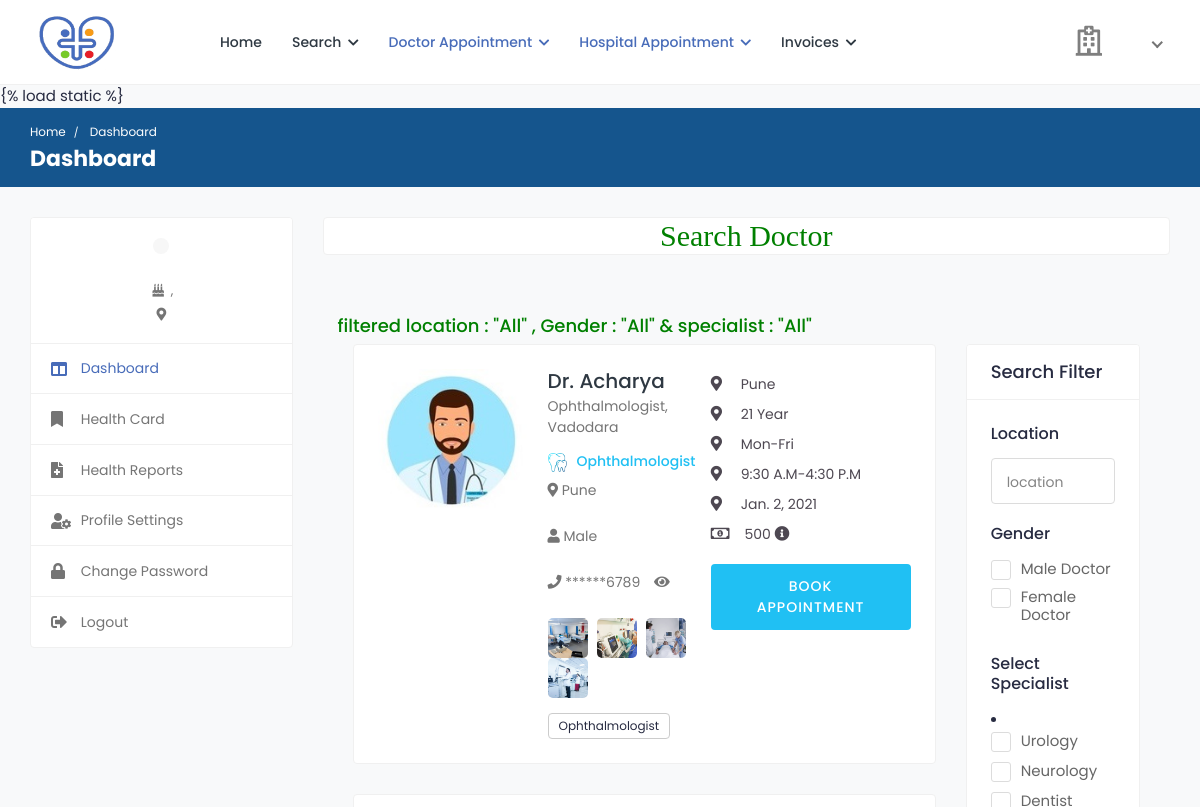
Before: /search_doctor (upper part) with the older database file.
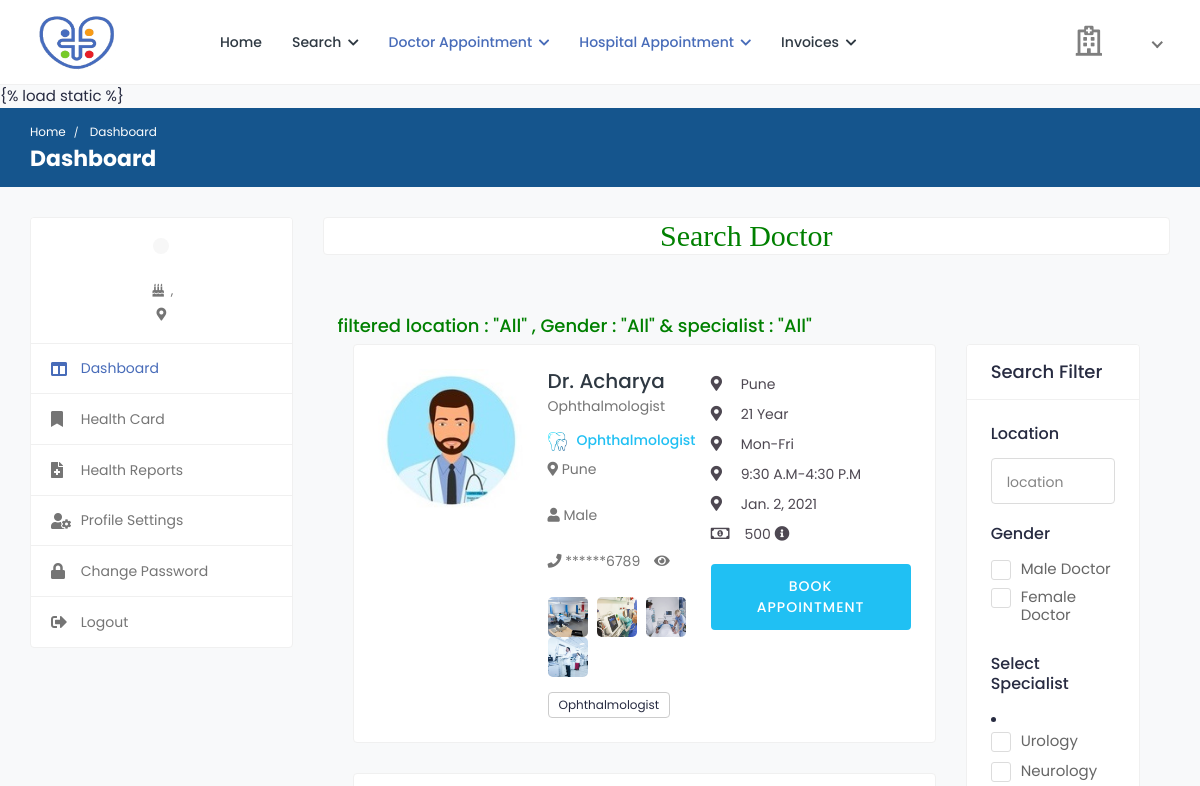
After: the same page with the newer database file.
### health/models.py (models this page shows, shortened)
class Doctor(models.Model):
    status = models.CharField(max_length=100,null=True)
    user = models.ForeignKey(User, on_delete=models.CASCADE, null=True)
    mobile = models.CharField(max_length=10, null=True)
    address = models.CharField(max_length=100, null=True)
    experience = models.CharField(max_length=100, null=True)
    specialist = models.CharField(max_length=100, null=True)
    service = models.CharField(max_length=100, null=True)
    clinic = models.CharField(max_length=100, null=True)
    cl_address = models.CharField(max_length=100, null=True)
    daystiming = models.CharField(max_length=100, null=True)
    timing = models.CharField(max_length=100, null=True)
    price = models.CharField(max_length=100, null=True)
    dob = models.DateField(null=True)
    gender = models.CharField(max_length=100,choices=gender,null=True)
    biography = models.TextField(null=True)
    image = models.FileField(null=True)

### health/views.py (the view, shortened to what this page needs)
# urls.py: path('search_doctor', search_doctor,name="search_doctor"),
def search_doctor(request):
    data = Doctor.objects.all()
    l = "All"
    g = "All"
    s = "All"
    d={'data':data,'l':l,'g':g,'s':s}
    return render(request,'patient/search_doctor.html',d)

### health/templates/patient/search_doctor.html (shortened to what the changed rows need)
{% extends 'patient/sidebar.html' %}
{% load static %}
{% block b %}
<h2 style="font-family:roman;color:green" align="center" class="card">Search Doctor</h2>
<div class="content">
				<div class="container-fluid">
					<div class="row">
                        <div class="col-md-8 col-lg-8 col-xl-9">
{% for i in data %}
							<div class="card">
								<div class="card-body">
									<div class="doctor-widget">
										<div class="doc-info-left">
											<div class="doctor-img">
												<a href="doctor-profile.html">
                                                    {% if i.image %}
													<img src="{{i.image.url}}" class="img-fluid" alt="User Image">
                                                    {% endif %}
												</a>
											</div>
											<div class="doc-info-cont">
												<h4 class="doc-name"><a href="doctor-profile.html">Dr. {{i.user.first_name}}</a></h4>
												<p class="doc-speciality">{{i.biography}}</p>
												<h5 class="doc-department"><img src="{% static 'user/img/specialities/specialities-05.png' %}" class="img-fluid" alt="Speciality">{{i.specialist}}</h5>
												<div class="clinic-details">
													<p class="doc-location"><i class="fas fa-map-marker-alt"></i> {{i.cl_address}}</p>
													<p class="doc-location"><i class="fas fa-user"></i> {{i.gender}}</p>
													<p class="doc-location"><i class="fas fa-phone"></i>
										<span class="contact-mask" data-contact="{{ i.mobile }}">
							******{{ i.mobile|slice:"-4:" }}
						</span>
						<i class="fa fa-eye toggle-contact" style="cursor:pointer;margin-left:10px;"></i>
														</p>
													<ul class="clinic-gallery">
														<li>
															<a href="{% static 'user/img/features/feature-01.jpg' %}" data-fancybox="gallery">
																<img src="{% static 'user/img/features/feature-01.jpg' %}" alt="Feature">
															</a>
														</li>
														<li>
															<a href="{% static 'user/img/features/feature-02.jpg' %}" data-fancybox="gallery">
																<img  src="{% static 'user/img/features/feature-02.jpg' %}" alt="Feature">
															</a>
														</li>
														<li>
															<a href="{% static 'user/img/features/feature-03.jpg' %}" data-fancybox="gallery">
																<img src="{% static 'user/img/features/feature-03.jpg' %}" alt="Feature">
															</a>
														</li>
														<li>
															<a href="{% static 'user/img/features/feature-04.jpg' %}" data-fancybox="gallery">
																<img src="{% static 'user/img/features/feature-04.jpg' %}" alt="Feature">
															</a>
														</li>
													</ul>
												</div>
												<div class="clinic-services">
													<span>{{i.specialist}}</span>
												</div>
											</div>
										</div>
										<div class="doc-info-right">
											<div class="clini-infos">
												<ul>
													<li><i class="fas fa-map-marker-alt"></i>{{i.address}}</li>
													<li><i class="fas fa-map-marker-alt"></i>{{i.experience}} Year</li>
													<li><i class="fas fa-map-marker-alt"></i>{{i.daystiming}}</li>
													<li><i class="fas fa-map-marker-alt"></i>{{i.timing}}</li>
													<li><i class="fas fa-map-marker-alt"></i>{{i.dob}}</li>
													<li><i class="far fa-money-bill-alt"></i> {{i.price}} <i class="fas fa-info-circle" data-toggle="tooltip" title="Lorem Ipsum"></i> </li>
												</ul>
											</div>
											<div class="clinic-booking">
												<a class="apt-btn" href="{% url 'appointment' i.id %}">Book Appointment</a>
											</div>
										</div>
									</div>
								</div>
							</div>
	{% endfor %}
						</div>
                        <div class="col-md-4 col-lg-4 col-xl-3">
							<form action="" method="post" enctype="multipart/form-data">
							<div class="card search-filter">
								<div class="card-body">
								<div class="filter-widget">
									<li>
									<div>
										<label class="custom_check">
											<span class="checkmark"></span> Dentist
										</label>
									</div>
								</div></li>
								</div>
							</div>
							</form>
						</div>
                    </div>
                </div></div>
{% endblock %}

Changed rows visible on the page:
changed Doctor "Ophthalmologist": biography "Ophthalmologist, Vadodara" → "Ophthalmologist"
